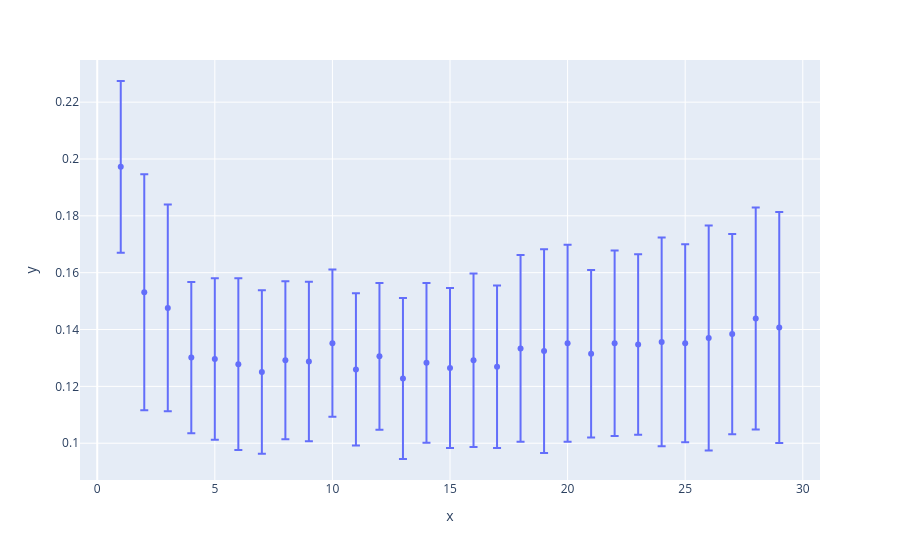

The notebook cell saved with this chart:
### Markdown cell above
### Develop a schema to find the appropriate number of neighbors. Plot the decision boundaries and the testing error for the better solution. Note: A robust estimation implies the reporting of statistical measures that account for bias and variability, such as mean and variance

### Code cell
import plotly.express as px

runs = np.arange(1,30,1)
ks = np.arange(1,30,1)

errMAT = np.zeros((runs.shape[0], ks.shape[0]))

for i in runs:
    x_train, x_test, y_train, y_test = train_test_split(x,y, test_size=0.5, random_state=i)
    x_train_norm = (x_train - np.mean(x_train, axis=0)) / np.std(x_train, axis=0)
    x_test_norm = (x_test - np.mean(x_train, axis=0)) / np.std(x_train, axis=0)

    for k in ks:
        knn = KNeighborsClassifier(n_neighbors=k)
        knn.fit(x_train_norm, y_train)
        predictions = knn.predict(x_test_norm)

        acc = np.sum(y_test == predictions) / len(y_test) # accuracy
        err = 1-acc # 
        
        errMAT[i-1, k-1] = err

errMean = np.mean(errMAT, axis=0)
errSTD = np.std(errMAT, axis=0)

fig = px.scatter(x = ks, y = errMean, error_y=errSTD)
fig.show()

print('The optimal number of neighbours to use is k =',ks[np.argmin(errMean)])

### Figure 1 — Plotly figure (JSON) as saved in the notebook; plotly's stock layout.template omitted (floating-point values rounded to 4 significant figures)
{"data": [{"error_y": {"array": [0.0302, 0.04152, 0.03638, 0.02659, 0.02842, 0.03023, 0.02875, 0.02782, 0.02807, 0.0259, 0.0268, 0.02582, 0.02831, 0.0281, 0.02815, 0.03055, 0.02858, 0.03285, 0.03587, 0.03461, 0.02945, 0.03261, 0.03177, 0.03674, 0.03479, 0.0396, 0.03526, 0.03905, 0.04062]}, "hovertemplate": "x=%{x}<br>y=%{y}<extra></extra>", "legendgroup": "", "marker": {"color": "#636efa", "symbol": "circle"}, "mode": "markers", "name": "", "orientation": "v", "showlegend": false, "type": "scatter", "x": [1, 2, 3, 4, 5, 6, 7, 8, 9, 10, 11, 12, 13, 14, 15, 16, 17, 18, 19, 20, 21, 22, 23, 24, 25, 26, 27, 28, 29], "xaxis": "x", "y": [0.1972, 0.1531, 0.1476, 0.1301, 0.1297, 0.1278, 0.1251, 0.1292, 0.1287, 0.1352, 0.126, 0.1306, 0.1228, 0.1283, 0.1264, 0.1292, 0.1269, 0.1333, 0.1324, 0.1352, 0.1315, 0.1352, 0.1347, 0.1356, 0.1352, 0.137, 0.1384, 0.1439, 0.1407], "yaxis": "y"}], "layout": {"legend": {"tracegroupgap": 0}, "margin": {"t": 60}, "xaxis": {"anchor": "y", "domain": [0, 1], "title": {"text": "x"}}, "yaxis": {"anchor": "x", "domain": [0, 1], "title": {"text": "y"}}}}
